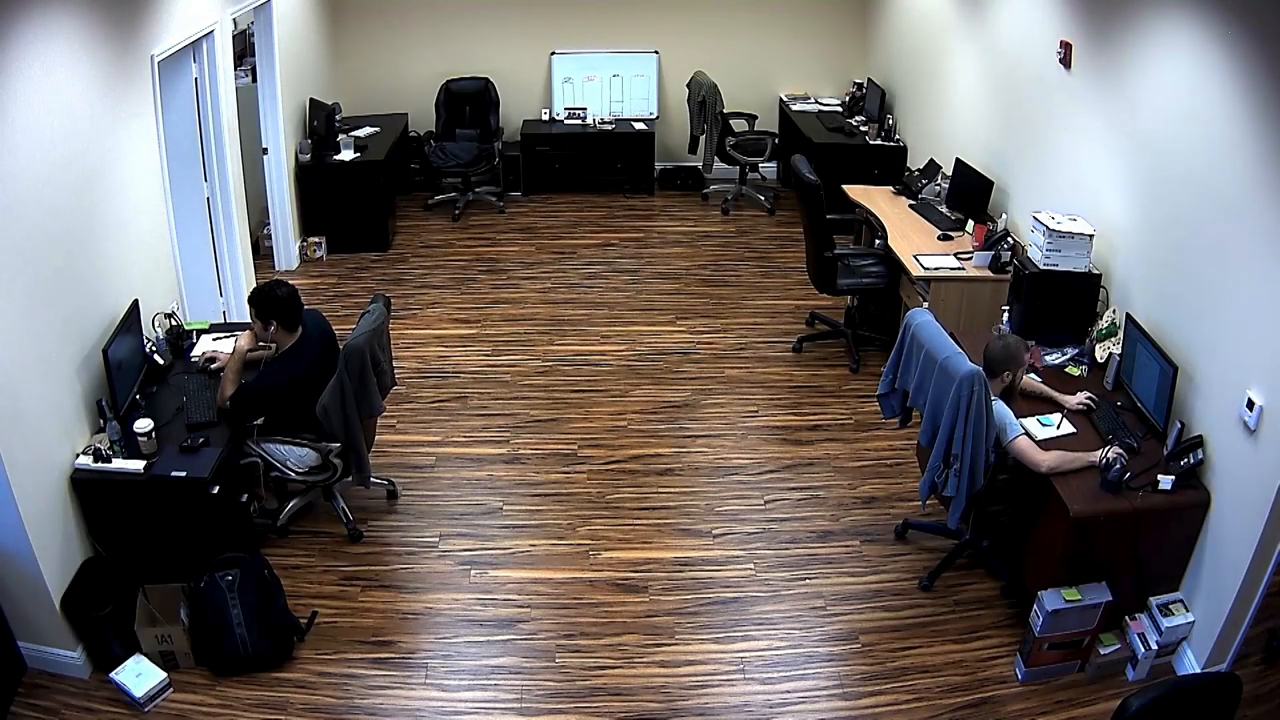
#> input picture frame 67 of O2H1_2324/goruntu_isleme/images/goruntu.mp4, 1280 x 720 px
$ python yuz_tespiti.py
#> lines starting #> are read from the running program, lines starting #| are printed output that depends on the picture
import cv2
import numpy as np


# haarcascade dosyası
face_cascade = cv2.CascadeClassifier("goruntu_isleme/images/bolum2/haarcascade_frontalface.xml")

cap = cv2.VideoCapture("goruntu_isleme/images/goruntu.mp4")

while True:
    state,img = cap.read()
#> img is the input picture: shape (720, 1280, 3); mean B, G, R 104.8, 105.2, 109.9
    gray = cv2.cvtColor(img,cv2.COLOR_BGR2GRAY)
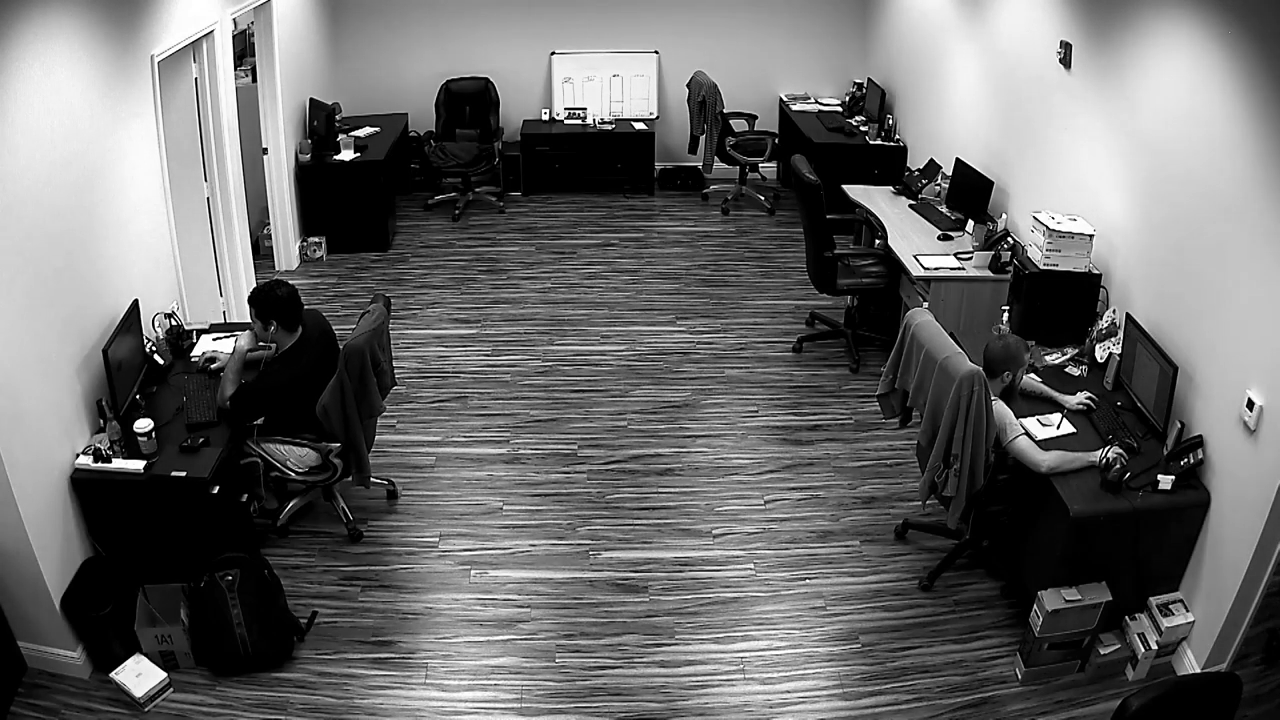
#> gray: shape (720, 1280); min 0, max 255, mean 106.5
    faces = face_cascade.detectMultiScale(gray,1.1,5)
#> faces = ()

    for (x,y,w,h) in faces:
        cv2.rectangle(img,(x,y),(x+w,y+h),(0,255,0),1)
#> this loop made 0 passes

    cv2.imshow("img",img)
    if cv2.waitKey(10)==27 or not(state):
#> (key Esc is pressed here)
        break
cap.release()
cv2.destroyAllWindows()


$ run again, starting later in the video
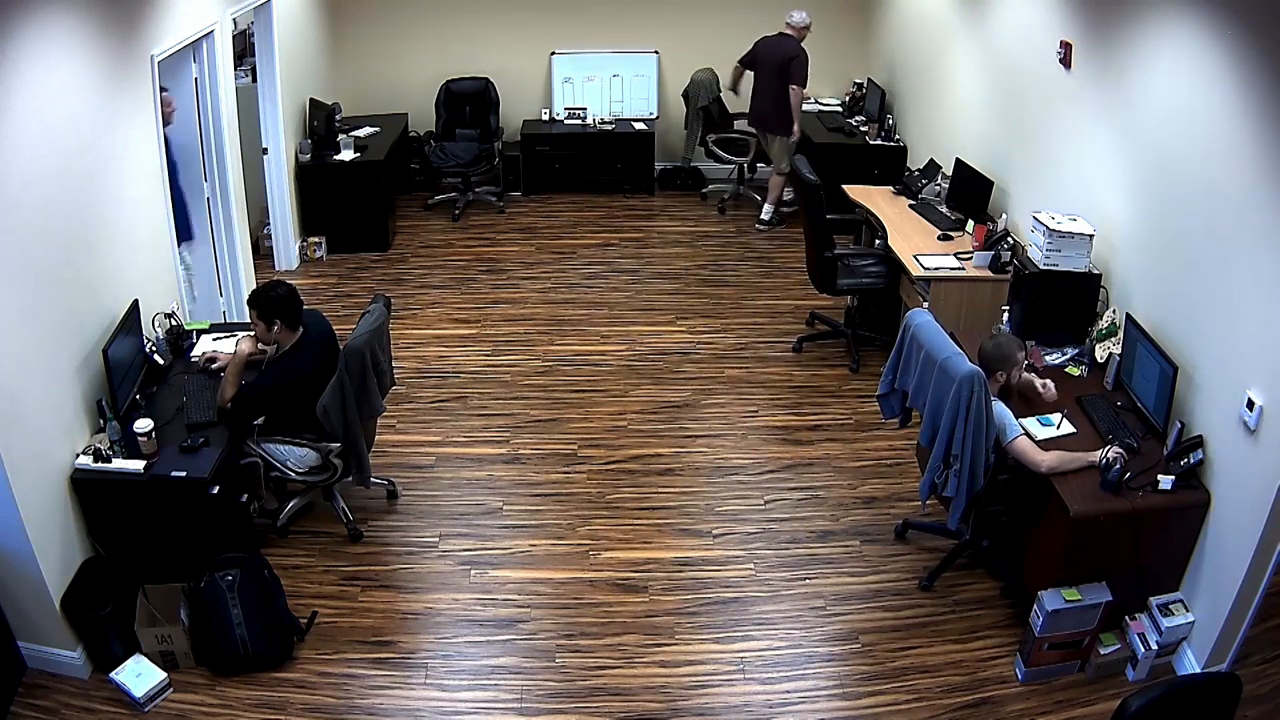
#> input picture frame 302 of O2H1_2324/goruntu_isleme/images/goruntu.mp4, 1280 x 720 px
#> img is the input picture: shape (720, 1280, 3); mean B, G, R 103, 102.9, 107.5
#> `gray = cv2.cvtColor(img,cv2.COLOR_BGR2GRAY)`:
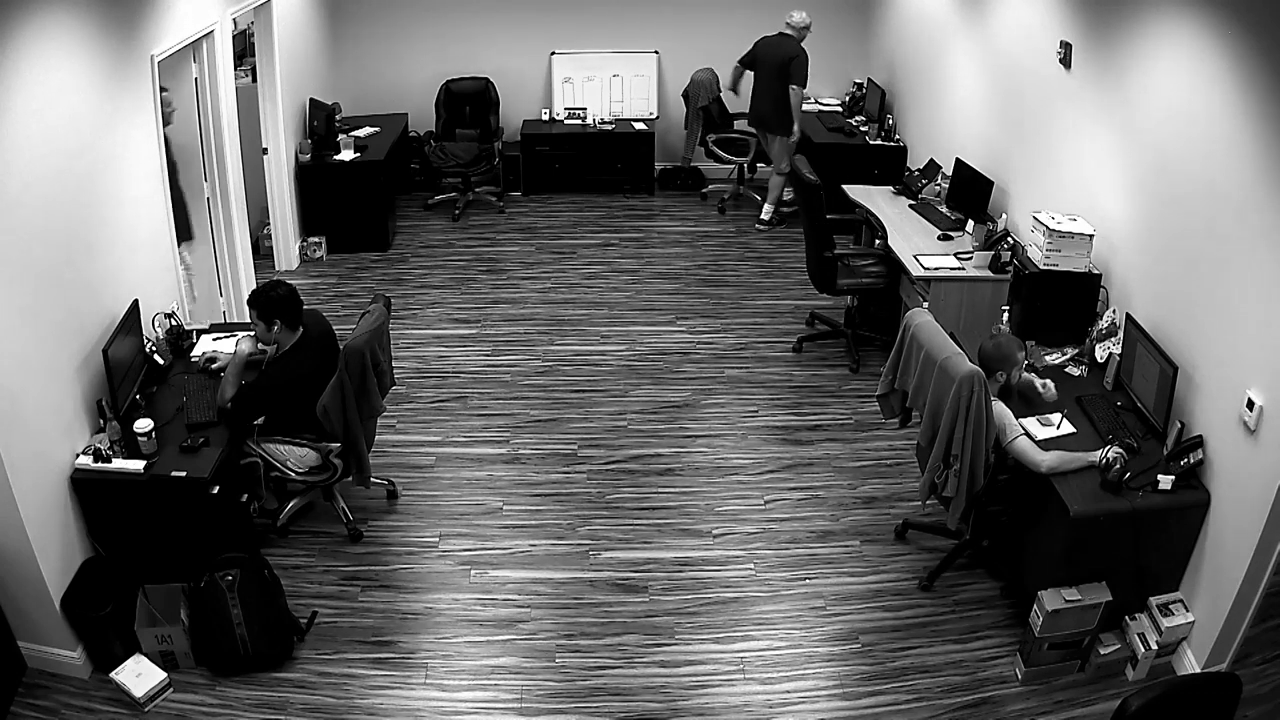
#> gray: shape (720, 1280); min 0, max 255, mean 104.3
#> faces = ()

$ run again, starting later in the video
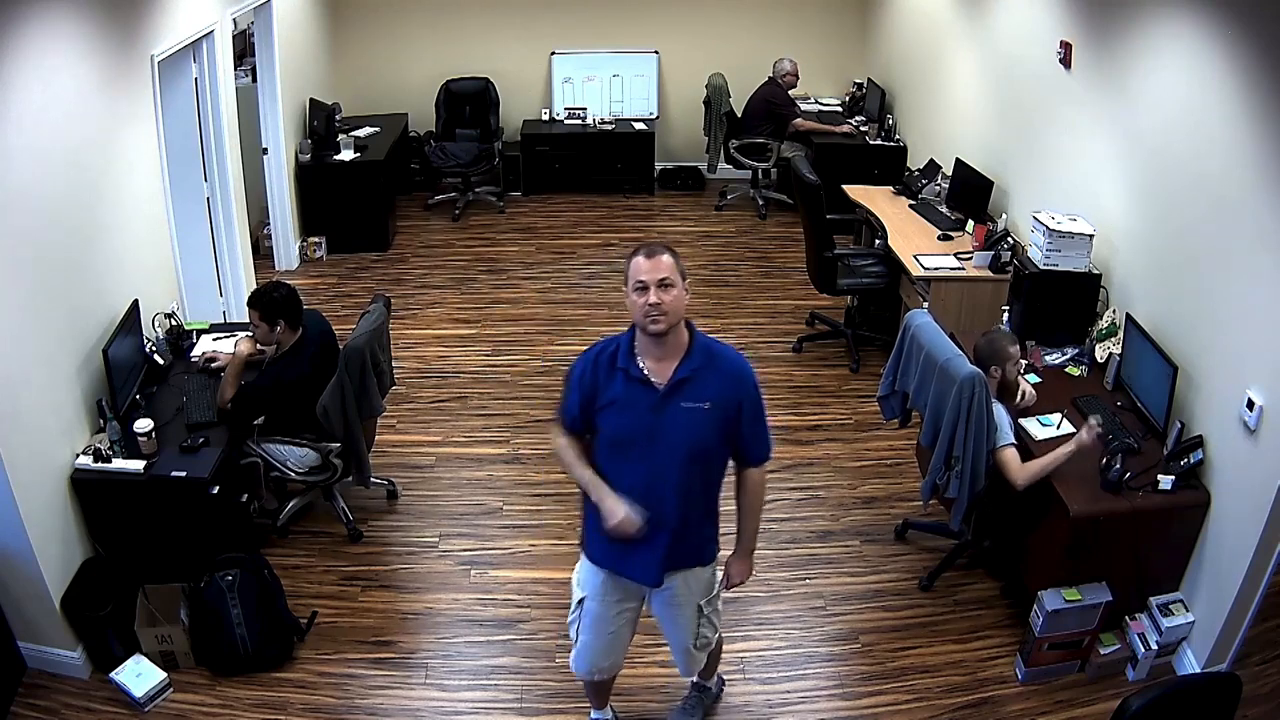
#> input picture frame 537 of O2H1_2324/goruntu_isleme/images/goruntu.mp4, 1280 x 720 px
#> img is the input picture: shape (720, 1280, 3); mean B, G, R 100.8, 99.5, 103.9
#> `gray = cv2.cvtColor(img,cv2.COLOR_BGR2GRAY)`:
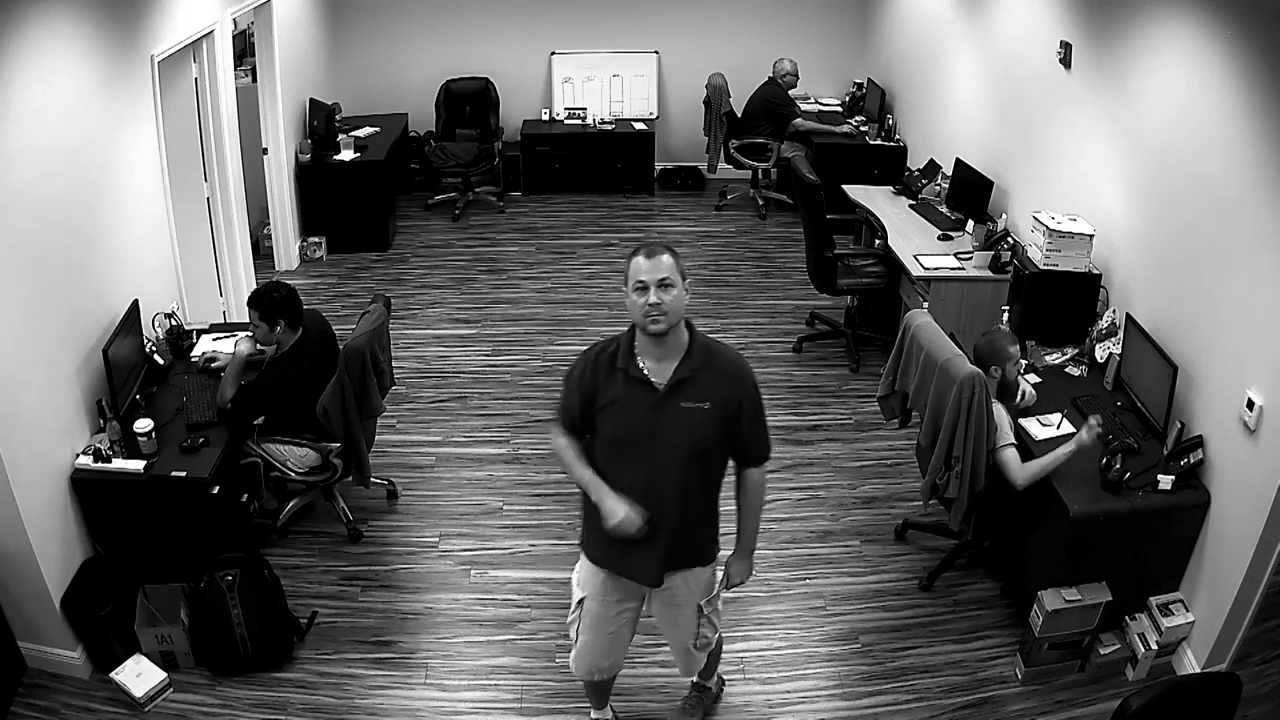
#> gray: shape (720, 1280); min 0, max 255, mean 101
#> faces = [[619, 260, 71, 71]]
#> the loop `for (x,y,w,h) in faces:` made 1 pass
